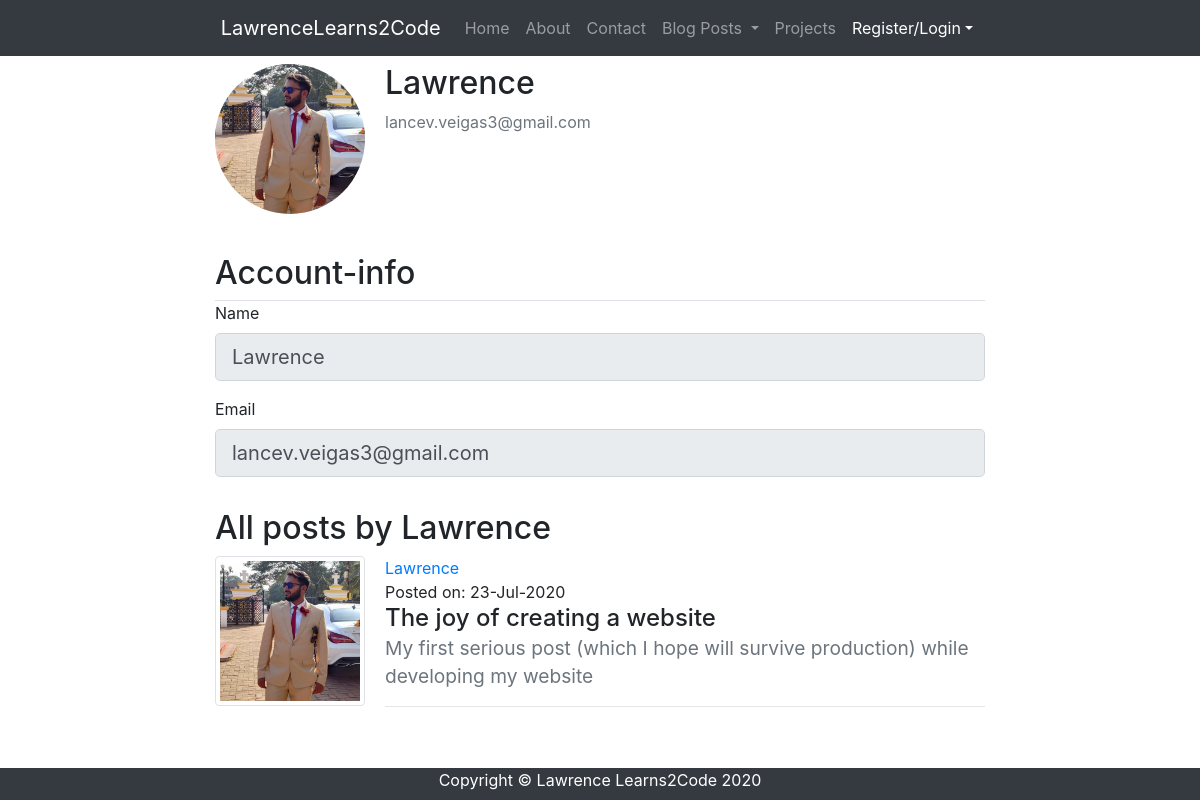
The page /account/1/ on the database its author committed.
### lawrencelearns2code/models.py (models this page shows, shortened)
class User(db.Model, UserMixin):
    id = db.Column(db.Integer, primary_key=True)
    username = db.Column(db.String(20), unique=True, nullable=False)
    email = db.Column(db.String(120), unique=True, nullable=False)
    image_file = db.Column(db.String(20), nullable=False, default='default.jpg')
    password = db.Column(db.String(60), nullable=False)
    posts = db.relationship('Post', backref='author', lazy=True)

class Post(db.Model):
    id = db.Column(db.Integer, primary_key=True)
    title = db.Column(db.String(100), nullable=False)
    date_posted = db.Column(db.DateTime, nullable=False, default=datetime.utcnow)
    subtitle = db.Column(db.String(150), nullable=False)
    content = db.Column(db.Text, nullable=False)
    user_id = db.Column(db.Integer, db.ForeignKey('user.id'), nullable=False)

### lawrencelearns2code/routes.py (the view)
@app.route('/account/<user_id>/', methods=['GET','POST'])
def account(user_id):
    form = UpdateAccountForm()
    user = User.query.get_or_404(user_id)
    posts = Post.query.filter_by(user_id=user.id).order_by(desc('date_posted')).all()
    image_file = create_image_link(user.image_file)
    form.username.render_kw = {'readonly':'true'}
    form.email.render_kw = {'readonly':'true'}
    form.picture.render_kw = {'hidden':'true'}
    form.submit.render_kw = {'hidden':'true'}
    if request.method == 'GET':
        form.username.data = user.username
        form.email.data = user.email
    return render_template('account.html', image_file=image_file, form=form, user=user, posts=posts)

### lawrencelearns2code/forms.py (shortened to what this page needs)
class UpdateAccountForm(FlaskForm):
    username = StringField('Name', validators=[DataRequired(), Length(2,20)])
    email = StringField('Email', validators=[DataRequired(), Email()])
    picture = FileField('Update Profile Picture', validators=[FileAllowed(['jpg', 'png', 'jpeg'])])
    submit = SubmitField('Update')

### lawrencelearns2code/routes.py (called while the page is built)
def create_image_link(fn, blog=0):
    if blog==1:
        return url_for('static',filename='images/blog-pictures/' + fn)
    elif blog==0:
        return url_for('static',filename='images/profile-pictures/' + fn)

### lawrencelearns2code/templates/account.html (shortened to what this page needs)
{% extends "layout.html" %}
{% block stylesheet %}
  <link rel="stylesheet" href="{{ url_for('static', filename='vendor/cropperjs/cropper.css') }}">
{% endblock stylesheet %}
{% block content %}
    <div class="content-section my-2">
      <div class="media">
        <label data-toggle='tooltip' id="editPic">
            <figure class="figure">
                <img class="rounded-circle account-img" src="{{ image_file }}" id="avatar">
            </figure>
        </label>
        <div class="media-body">
          <h2 class="account-heading">{{ user.username }}</h2>
          <p class="text-secondary">{{ user.email }}</p>
        </div>
      </div>
        <form method="POST" action="" enctype="multipart/form-data">
            <fieldset class="form-group">
                <div class="border-bottom">
                    <h2 class="d-inline-block">
                        Account-info
                    </h2>
                </div>
                <div class="form-group">
                    {{ form.username.label(class="form-control-label") }}
                    {% if form.username.errors %}
                        {{ form.username(class="form-control form-control-lg is-invalid") }}
                        <div class="invalid-feedback">
                            {% for error in form.username.errors %}
                                <span>{{ error }}</span>
                            {% endfor %}
                        </div>
                    {% else %}
                        {{ form.username(class="form-control form-control-lg") }}
                    {% endif %}
                </div>
                <div class="form-group">
                    {{ form.email.label(class="form-control-label") }}
                    {% if form.email.errors %}
                        {{ form.email(class="form-control form-control-lg is-invalid") }}
                        <div class="invalid-feedback">
                            {% for error in form.email.errors %}
                                <span>{{ error }}</span>
                            {% endfor %}
                        </div>
                    {% else %}
                        {{ form.email(class="form-control form-control-lg") }}
                    {% endif %}
                </div>
            </fieldset>
        </form>
        {% if 'update_account' not in request.endpoint %}
        <h2>All posts by {{ user.username }}</h2>
        {% endif %}
        {% for post in posts %}
            <div class="media">
                <a href="{{url_for('read_post', pid=post.id, uid=post.user_id)}}">
                    <img id="avatar" class="img-thumbnail account-img" src="{{ image_file }}">
                </a>
                <div class="media-body">
                    <div class="m-0">
                        <a href="{{url_for('account', user_id=post.user_id)}}" class="float-left">{{post.author.username}}</a>
                    </div>
                    <div class="m-0">
                        <p class="mb-0">Posted on: {{post.date_posted.strftime('%d-%b-%Y')}}</p>
                        <a href="{{url_for('read_post', pid=post.id, uid=post.user_id, title=post.title)}}" style="color: inherit;">
                            <h4>
                                {{post.title}}</br>
                                <small class="text-muted">
                                    {{post.subtitle}}
                                </small>
                            </h4>
                        </a>
                        <hr>
                    </div>
                </div>
            </div>
        {% endfor %}
    </div>
{% endblock content %}

### lawrencelearns2code/static/css/blog-post.css (style rules this page uses)
body { padding-top: 56px; }
.account-img { height: 150px; width: 150px; margin-right: 20px; margin-bottom: 16px; }

### rows shown on the page
User: username "Lawrence", email "lancev.veigas3@gmail.com"
Post: author.username "Lawrence", date_posted "23-Jul-2020", title "The joy of creating a website", subtitle "My first serious post (which I hope will survive production) while developing my website"
